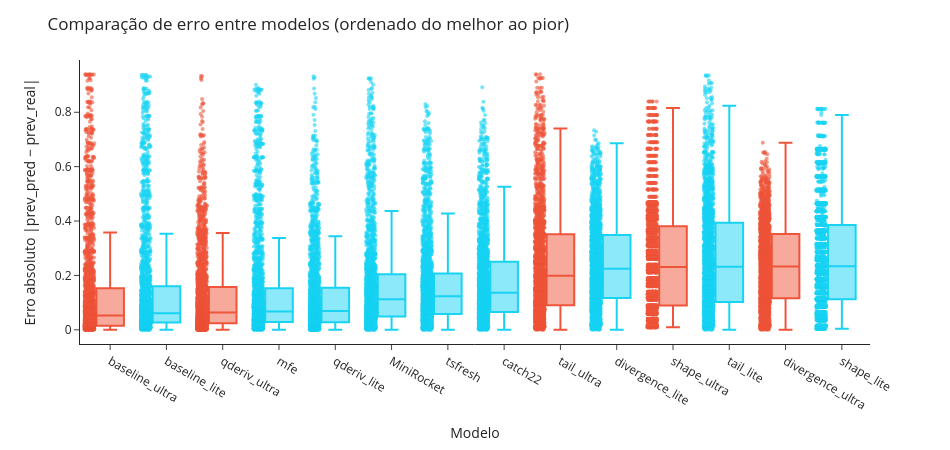

Notebook cell for this chart:
### Code cell
import pandas as pd
import plotly.express as px

# carregar CSV
df = pd.read_csv("feature_comparisson.csv")

# 🔧 garantir que erro é numérico
df["erro"] = pd.to_numeric(df["erro"], errors="coerce")

# ordenar modelos pela mediana do erro
order = (
    df.groupby("modelo")["erro"]
    .median()
    .sort_values()
    .index
    .tolist()
)

# ============================
# MAPA DE CORES
# ============================
color_map = {
    "baseline_ultra":  "#EF553B",
    "shape_ultra":  "#EF553B",
    "tail_ultra":  "#EF553B",
    "divergence_ultra": "#EF553B",
    "qderiv_ultra": "#EF553B",

    "baseline_lite": "#19D3F3",
    "mfe": "#19D3F3",
    "qderiv_lite": "#19D3F3",
    "MiniRocket": "#19D3F3",
    "tsfresh": "#19D3F3",
    "catch22": "#19D3F3",
    "divergence_lite": "#19D3F3",
    "tail_lite": "#19D3F3",
    "shape_lite": "#19D3F3"
}

fig = px.box(
    df,
    x="modelo",
    y="erro",
    category_orders={"modelo": order},
    points="all",
    color="modelo",
    color_discrete_map=color_map
)

fig.update_traces(
    jitter=0.35,
    marker=dict(size=4, opacity=0.6),
)

fig.update_layout(
    title="Comparação de erro entre modelos (ordenado do melhor ao pior)",
    xaxis_title="Modelo",
    yaxis_title="Erro absoluto |prev_pred − prev_real|",
    template="simple_white",
    width=950,
    height=450,
    showlegend=False
)

fig

### Figure 1 — Plotly figure (JSON) as saved in the notebook; plotly's stock layout.template omitted (floating-point values rounded to 4 significant figures; data arrays with more than 128 entries replaced by an {"elided": "..."} marker saying what was removed)
{"data": [{"alignmentgroup": "True", "boxpoints": "all", "hovertemplate": "modelo=%{x}<br>erro=%{y}<extra></extra>", "jitter": 0.35, "legendgroup": "baseline_ultra", "marker": {"color": "#EF553B", "opacity": 0.6, "size": 4}, "name": "baseline_ultra", "notched": false, "offsetgroup": "baseline_ultra", "orientation": "v", "showlegend": true, "type": "box", "x": {"elided": "2261 str values"}, "x0": " ", "xaxis": "x", "y": {"elided": "2261 float values"}, "y0": " ", "yaxis": "y"}, {"alignmentgroup": "True", "boxpoints": "all", "hovertemplate": "modelo=%{x}<br>erro=%{y}<extra></extra>", "jitter": 0.35, "legendgroup": "baseline_lite", "marker": {"color": "#19D3F3", "opacity": 0.6, "size": 4}, "name": "baseline_lite", "notched": false, "offsetgroup": "baseline_lite", "orientation": "v", "showlegend": true, "type": "box", "x": {"elided": "2261 str values"}, "x0": " ", "xaxis": "x", "y": {"elided": "2261 float values"}, "y0": " ", "yaxis": "y"}, {"alignmentgroup": "True", "boxpoints": "all", "hovertemplate": "modelo=%{x}<br>erro=%{y}<extra></extra>", "jitter": 0.35, "legendgroup": "qderiv_ultra", "marker": {"color": "#EF553B", "opacity": 0.6, "size": 4}, "name": "qderiv_ultra", "notched": false, "offsetgroup": "qderiv_ultra", "orientation": "v", "showlegend": true, "type": "box", "x": {"elided": "2261 str values"}, "x0": " ", "xaxis": "x", "y": {"elided": "2261 float values"}, "y0": " ", "yaxis": "y"}, {"alignmentgroup": "True", "boxpoints": "all", "hovertemplate": "modelo=%{x}<br>erro=%{y}<extra></extra>", "jitter": 0.35, "legendgroup": "mfe", "marker": {"color": "#19D3F3", "opacity": 0.6, "size": 4}, "name": "mfe", "notched": false, "offsetgroup": "mfe", "orientation": "v", "showlegend": true, "type": "box", "x": {"elided": "2261 str values"}, "x0": " ", "xaxis": "x", "y": {"elided": "2261 float values"}, "y0": " ", "yaxis": "y"}, {"alignmentgroup": "True", "boxpoints": "all", "hovertemplate": "modelo=%{x}<br>erro=%{y}<extra></extra>", "jitter": 0.35, "legendgroup": "qderiv_lite", "marker": {"color": "#19D3F3", "opacity": 0.6, "size": 4}, "name": "qderiv_lite", "notched": false, "offsetgroup": "qderiv_lite", "orientation": "v", "showlegend": true, "type": "box", "x": {"elided": "2261 str values"}, "x0": " ", "xaxis": "x", "y": {"elided": "2261 float values"}, "y0": " ", "yaxis": "y"}, {"alignmentgroup": "True", "boxpoints": "all", "hovertemplate": "modelo=%{x}<br>erro=%{y}<extra></extra>", "jitter": 0.35, "legendgroup": "MiniRocket", "marker": {"color": "#19D3F3", "opacity": 0.6, "size": 4}, "name": "MiniRocket", "notched": false, "offsetgroup": "MiniRocket", "orientation": "v", "showlegend": true, "type": "box", "x": {"elided": "2261 str values"}, "x0": " ", "xaxis": "x", "y": {"elided": "2261 float values"}, "y0": " ", "yaxis": "y"}, {"alignmentgroup": "True", "boxpoints": "all", "hovertemplate": "modelo=%{x}<br>erro=%{y}<extra></extra>", "jitter": 0.35, "legendgroup": "tsfresh", "marker": {"color": "#19D3F3", "opacity": 0.6, "size": 4}, "name": "tsfresh", "notched": false, "offsetgroup": "tsfresh", "orientation": "v", "showlegend": true, "type": "box", "x": {"elided": "2261 str values"}, "x0": " ", "xaxis": "x", "y": {"elided": "2261 float values"}, "y0": " ", "yaxis": "y"}, {"alignmentgroup": "True", "boxpoints": "all", "hovertemplate": "modelo=%{x}<br>erro=%{y}<extra></extra>", "jitter": 0.35, "legendgroup": "catch22", "marker": {"color": "#19D3F3", "opacity": 0.6, "size": 4}, "name": "catch22", "notched": false, "offsetgroup": "catch22", "orientation": "v", "showlegend": true, "type": "box", "x": {"elided": "2261 str values"}, "x0": " ", "xaxis": "x", "y": {"elided": "2261 float values"}, "y0": " ", "yaxis": "y"}, {"alignmentgroup": "True", "boxpoints": "all", "hovertemplate": "modelo=%{x}<br>erro=%{y}<extra></extra>", "jitter": 0.35, "legendgroup": "tail_ultra", "marker": {"color": "#EF553B", "opacity": 0.6, "size": 4}, "name": "tail_ultra", "notched": false, "offsetgroup": "tail_ultra", "orientation": "v", "showlegend": true, "type": "box", "x": {"elided": "2261 str values"}, "x0": " ", "xaxis": "x", "y": {"elided": "2261 float values"}, "y0": " ", "yaxis": "y"}, {"alignmentgroup": "True", "boxpoints": "all", "hovertemplate": "modelo=%{x}<br>erro=%{y}<extra></extra>", "jitter": 0.35, "legendgroup": "divergence_lite", "marker": {"color": "#19D3F3", "opacity": 0.6, "size": 4}, "name": "divergence_lite", "notched": false, "offsetgroup": "divergence_lite", "orientation": "v", "showlegend": true, "type": "box", "x": {"elided": "2261 str values"}, "x0": " ", "xaxis": "x", "y": {"elided": "2261 float values"}, "y0": " ", "yaxis": "y"}, {"alignmentgroup": "True", "boxpoints": "all", "hovertemplate": "modelo=%{x}<br>erro=%{y}<extra></extra>", "jitter": 0.35, "legendgroup": "shape_ultra", "marker": {"color": "#EF553B", "opacity": 0.6, "size": 4}, "name": "shape_ultra", "notched": false, "offsetgroup": "shape_ultra", "orientation": "v", "showlegend": true, "type": "box", "x": {"elided": "2261 str values"}, "x0": " ", "xaxis": "x", "y": {"elided": "2261 float values"}, "y0": " ", "yaxis": "y"}, {"alignmentgroup": "True", "boxpoints": "all", "hovertemplate": "modelo=%{x}<br>erro=%{y}<extra></extra>", "jitter": 0.35, "legendgroup": "tail_lite", "marker": {"color": "#19D3F3", "opacity": 0.6, "size": 4}, "name": "tail_lite", "notched": false, "offsetgroup": "tail_lite", "orientation": "v", "showlegend": true, "type": "box", "x": {"elided": "2261 str values"}, "x0": " ", "xaxis": "x", "y": {"elided": "2261 float values"}, "y0": " ", "yaxis": "y"}, {"alignmentgroup": "True", "boxpoints": "all", "hovertemplate": "modelo=%{x}<br>erro=%{y}<extra></extra>", "jitter": 0.35, "legendgroup": "divergence_ultra", "marker": {"color": "#EF553B", "opacity": 0.6, "size": 4}, "name": "divergence_ultra", "notched": false, "offsetgroup": "divergence_ultra", "orientation": "v", "showlegend": true, "type": "box", "x": {"elided": "2261 str values"}, "x0": " ", "xaxis": "x", "y": {"elided": "2261 float values"}, "y0": " ", "yaxis": "y"}, {"alignmentgroup": "True", "boxpoints": "all", "hovertemplate": "modelo=%{x}<br>erro=%{y}<extra></extra>", "jitter": 0.35, "legendgroup": "shape_lite", "marker": {"color": "#19D3F3", "opacity": 0.6, "size": 4}, "name": "shape_lite", "notched": false, "offsetgroup": "shape_lite", "orientation": "v", "showlegend": true, "type": "box", "x": {"elided": "2261 str values"}, "x0": " ", "xaxis": "x", "y": {"elided": "2261 float values"}, "y0": " ", "yaxis": "y"}, {"alignmentgroup": "True", "boxpoints": "all", "hovertemplate": "modelo=%{x}<br>erro=%{y}<extra></extra>", "jitter": 0.35, "legendgroup": "modelo", "marker": {"color": "#FFA15A", "opacity": 0.6, "size": 4}, "name": "modelo", "notched": false, "offsetgroup": "modelo", "orientation": "v", "showlegend": true, "type": "box", "x": ["modelo"], "x0": " ", "xaxis": "x", "y": [NaN], "y0": " ", "yaxis": "y"}], "layout": {"boxmode": "overlay", "height": 450, "legend": {"title": {"text": "modelo"}, "tracegroupgap": 0}, "margin": {"t": 60}, "showlegend": false, "title": {"text": "Comparação de erro entre modelos (ordenado do melhor ao pior)"}, "width": 950, "xaxis": {"anchor": "y", "categoryarray": ["baseline_ultra", "baseline_lite", "qderiv_ultra", "mfe", "qderiv_lite", "MiniRocket", "tsfresh", "catch22", "tail_ultra", "divergence_lite", "shape_ultra", "tail_lite", "divergence_ultra", "shape_lite", "modelo"], "categoryorder": "array", "domain": [0, 1], "title": {"text": "Modelo"}}, "yaxis": {"anchor": "x", "domain": [0, 1], "title": {"text": "Erro absoluto |prev_pred − prev_real|"}}}}
